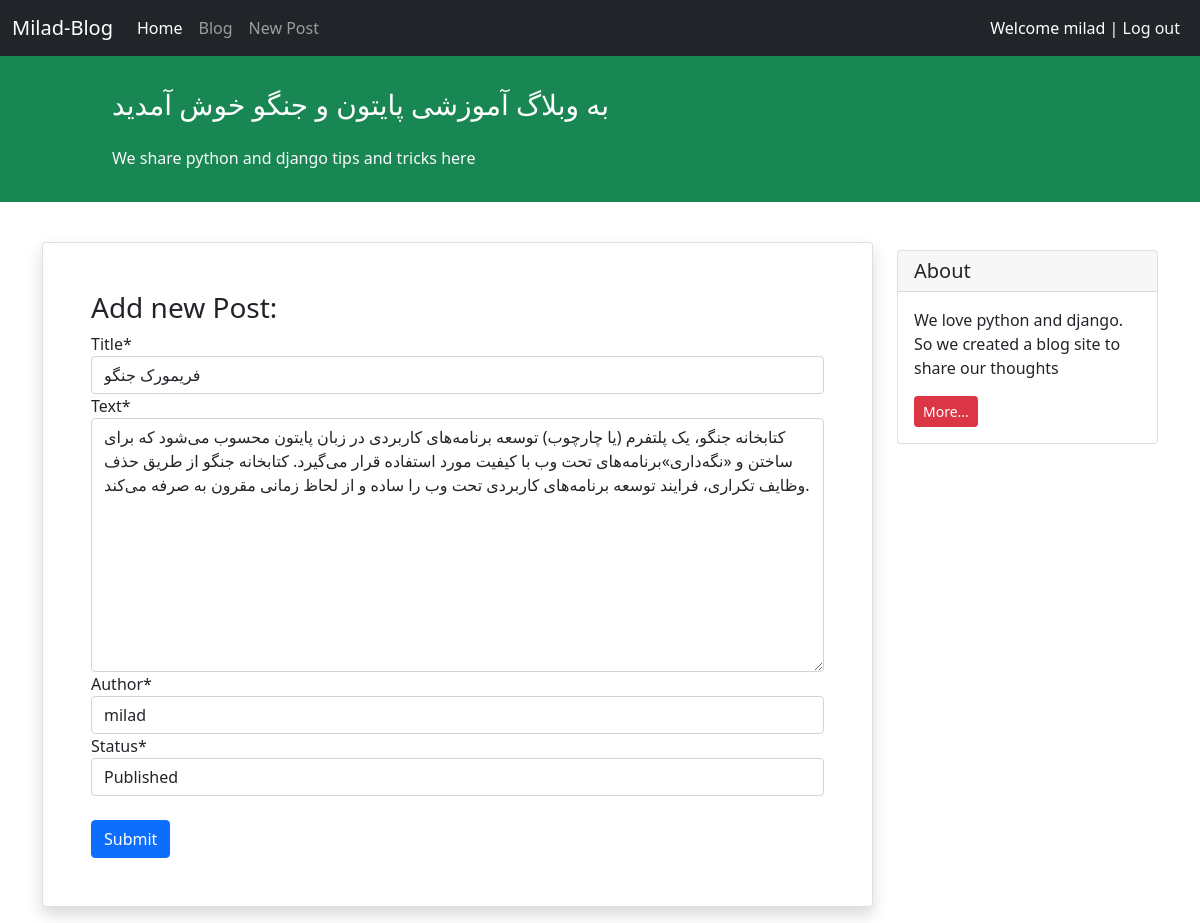
/blog/5/update/ (signed in), run on the app's committed database.
### blog/models.py (models this page shows, shortened)
class Post(models.Model):
    STATUS_CHOICES = (('pub', 'Published'), ('drf', 'Draft'),)
    title = models.CharField(max_length=100)
    text = models.TextField()
    author = models.ForeignKey('auth.User', on_delete=models.CASCADE)
    datetime_created = models.DateTimeField(auto_now_add=True)
    datetime_modified = models.DateTimeField(auto_now=True)
    status = models.CharField(choices=STATUS_CHOICES, max_length=3)

### blog/views.py (the view)
# urls.py: path('<int:pk>/update/', views.PostUpdateView.as_view(), name='post_update'),
class PostUpdateView(generic.UpdateView):
    model = Post
    form_class = PostForm
    template_name = 'blog/create_post.html'

### blog/forms.py
class PostForm(forms.ModelForm):
    class Meta:
        model = Post
        fields = ['title', 'text', 'author', 'status']

### blog/templates/blog/create_post.html (shortened to what this page needs)
{% extends '_base.html' %}
{% load crispy_forms_tags %}
{% block content %}
    <div class="container mt-4">
        <div class="row">
            <div class="col-9">
                <div class="card shadow my-3 p-5">
                    <h3>Add new Post:</h3>
                    <form method="POST">
                        <table>
                        {{ form|crispy }}
                        </table>
                        <button type="submit" class="btn btn-primary mt-4">Submit</button>
                    </form>
                </div>
            </div>
            <div class="col-3">
                <div class="card my-4">
                    <h5 class="card-header">About</h5>
                    <div class="card-body">
                        <p class="card-text">We love python and django. So we created a blog site to share our
                            thoughts</p>
                        <a href="#"
                           class="btn btn-sm btn-danger">
                            More...
                        </a>
                    </div>
                </div>
            </div>
        </div>
    </div>
{% endblock content %}

### templates/_base.html (shortened to what this page needs)
<!doctype html>
<html lang="en">
<head>
    <link href="https://cdn.jsdelivr.net/npm/bootstrap@5.1.3/dist/css/bootstrap.min.css" rel="stylesheet"
>
</head>
<body>
<nav class="navbar navbar-expand-lg navbar-dark bg-dark">
    <div class="container-fluid">
        <a class="navbar-brand" href="#">Milad-Blog</a>
        <div class="collapse navbar-collapse" id="navbarNavAltMarkup">
            <div class="navbar-nav">
                <a class="nav-link active" aria-current="page" href="{% url 'posts_list' %}">Home</a>
                <a class="nav-link" href="{% url 'posts_list' %}">Blog</a>
                <a class="nav-link" href="{% url 'new_post' %}">New Post</a>
            </div>
        </div>
        <div class="mx-2 text-white">
            {% if user.is_authenticated %}
                Welcome {{ user.username }} | <a class="text-decoration-none text-light"  href=" {% url 'logout' %}">Log out</a>
            {% else %}
                <a class="text-decoration-none text-light" href="{% url 'login' %}">Log in</a> | <a class="text-decoration-none text-light" href="{% url 'signup' %}">Sign up</a>
            {% endif %}
        </div>
    </div>
</nav>
<div class="container-fluid bg-success">
    <div class="row py-3">
        <div class="col-md-8 col-md-10 mx-auto">
            <h3 class="my-4 mt-3 text-white">به وبلاگ آموزشی پایتون و جنگو خوش آمدید </h3>
            <p class="text-light">We share python and django tips and tricks here</p>
        </div>
    </div>
</div>
{% block content %}
{% endblock content %}
</body>
</html>

### data on the page
Post: title "فریمورک جنگو", text "کتابخانه جنگو، یک پلتفرم (یا چارچوب) توسعه برنامه‌های کاربردی در زبان پایتون محسوب می‌شود که برای ساختن و «نگه‌داری»برنامه‌های تحت وب با کیفیت مورد استفاده قرار می‌گیرد. کتابخانه جنگو از طریق حذف وظایف تکراری، فرایند توسعه برنامه‌های کاربردی تحت وب را ساده و از لحاظ زمانی مقرون به صرفه می‌کند.", author "milad", status "Published"

### other printed values
{{ user.username }} "milad"
